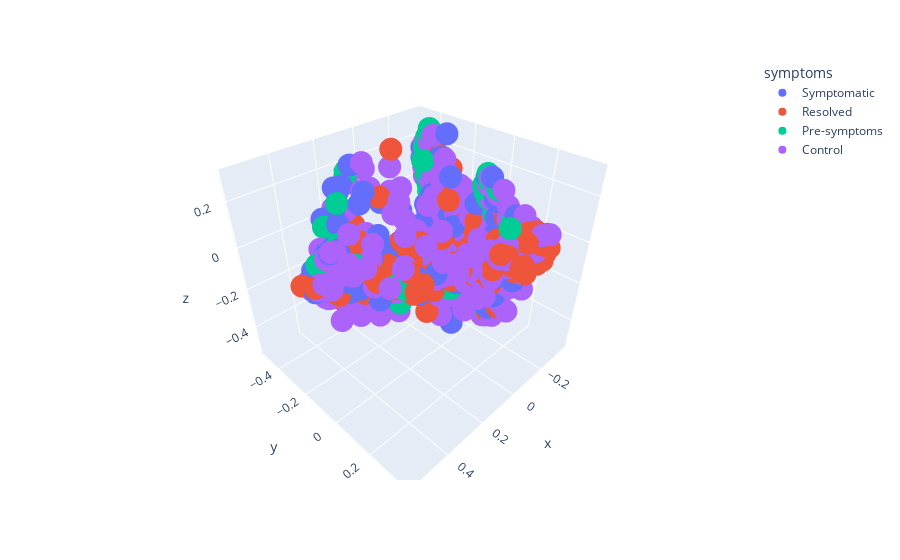

The cell this chart's notebook holds for it:
### Code cell
PCoA_samples_df = PCoA.samples
dims = PCoA_samples_df.shape[1]
i=1;j=2;k=6

PCoA_samples_df = PCoA.samples
dims = PCoA_samples_df.shape[1]
col='symptoms'
# col = 'record_id'

embedded_X = PCoA_samples_df.rename(columns={f"PC{i}":'x',f"PC{j}":'y',f"PC{k}":'z'})
plot_df = filtered_tt_df.merge(embedded_X,right_index=True,left_on=['sample_name'])
plot_df = plot_df[plot_df.record_id.isin(plot_df.record_id.unique().tolist())]
plot_df.record_id = plot_df.record_id.astype(str)
clean_df = plot_df[~plot_df[col].isna()].copy()

fig = px.scatter_3d(clean_df, x='x', y='y', z='z',color=col)
fig

### Figure 1 — Plotly figure (JSON) as saved in the notebook; plotly's stock layout.template omitted (floating-point values rounded to 4 significant figures; data arrays with more than 128 entries replaced by an {"elided": "..."} marker saying what was removed)
{"data": [{"hovertemplate": "symptoms=Symptomatic<br>x=%{x}<br>y=%{y}<br>z=%{z}<extra></extra>", "legendgroup": "Symptomatic", "marker": {"color": "#636efa", "symbol": "circle"}, "mode": "markers", "name": "Symptomatic", "scene": "scene", "showlegend": true, "type": "scatter3d", "x": {"elided": "206 float values"}, "y": {"elided": "206 float values"}, "z": {"elided": "206 float values"}}, {"hovertemplate": "symptoms=Resolved<br>x=%{x}<br>y=%{y}<br>z=%{z}<extra></extra>", "legendgroup": "Resolved", "marker": {"color": "#EF553B", "symbol": "circle"}, "mode": "markers", "name": "Resolved", "scene": "scene", "showlegend": true, "type": "scatter3d", "x": {"elided": "246 float values"}, "y": {"elided": "246 float values"}, "z": {"elided": "246 float values"}}, {"hovertemplate": "symptoms=Pre-symptoms<br>x=%{x}<br>y=%{y}<br>z=%{z}<extra></extra>", "legendgroup": "Pre-symptoms", "marker": {"color": "#00cc96", "symbol": "circle"}, "mode": "markers", "name": "Pre-symptoms", "scene": "scene", "showlegend": true, "type": "scatter3d", "x": [-0.3134, 0.1632, -0.3371, 0.2644, -0.1395, 0.435, 0.4975, 0.4203, 0.51, -0.1383, 0.3096, -0.01152, -0.0792, 0.1679, 0.3248, 0.08121, -0.1288, -0.1001, -0.1011, -0.2502, -0.3301, -0.3186, 0.2905, -0.1991, -0.09877, -0.1619, -0.1779, -0.2608, -0.3263, -0.08523, -0.2851, -0.3191, -0.2815, -0.3137, -0.1241, -0.1752, -0.3065, -0.3186, -0.1022, -0.1035, -0.09749, -0.3124, -0.09414, -0.3118, -0.1162, -0.09565, -0.1125, -0.3395, -0.0938, -0.2789, -0.1058, -0.1097, -0.1591, -0.1775, 0.4969, 0.4213, -0.09732, -0.1826, -0.1516, -0.1898, -0.3278, -0.1559, -0.09586, 0.182, -0.1044, -0.343, 0.236, -0.09701, -0.1046, -0.1084, -0.299, -0.2984, 0.02264, 0.06251, -0.1148, -0.09636, -0.3074, -0.2951, -0.3261, -0.09937, -0.1489, -0.1143, -0.09352, -0.1779, -0.1222, -0.1046, 0.3238, 0.09378, -0.111, 0.3156], "y": [-0.3896, 0.04907, -0.4194, -0.4058, 0.1554, -0.008656, -0.1252, -0.04074, -0.132, 0.08441, 0.05641, 0.2775, 0.1583, 0.1744, 0.1023, -0.5055, 0.1686, 0.09824, 0.09861, -0.1087, -0.4266, -0.3998, -0.3982, -0.3208, 0.1113, 0.05086, 0.119, -0.1474, -0.343, 0.1043, -0.3958, -0.366, -0.3638, -0.3966, 0.1419, 0.09033, -0.3745, -0.3306, 0.1208, 0.08491, 0.2339, -0.3982, 0.08476, -0.4015, 0.1947, 0.1148, 0.2365, -0.4466, 0.1242, -0.2745, 0.2115, 0.1723, 0.1413, 0.07126, -0.1594, -0.09525, 0.09036, -0.02983, 0.06494, -0.05809, -0.4231, 0.1215, 0.1134, -0.06081, 0.08132, -0.46, -0.3692, 0.1519, 0.2237, 0.2638, -0.3741, -0.3739, 0.1155, -0.1133, 0.2275, 0.1084, -0.3865, -0.3583, -0.392, 0.0936, 0.1468, 0.2627, 0.1002, 0.1198, 0.1914, 0.2228, -0.2625, -0.4913, 0.2269, 0.06932], "z": [0.2563, 0.07454, 0.2159, 0.01942, -0.2181, 0.008477, 0.03045, 0.07678, 0.07557, 0.006208, 0.005058, 0.1723, 0.1554, -0.04406, 0.000457, 0.1777, -0.1603, 0.2765, 0.2893, -0.2921, 0.2241, 0.273, 0.02335, 0.1809, 0.193, -0.2626, -0.2626, -0.3176, -0.1308, 0.2373, 0.1996, 0.05881, 0.02341, 0.04144, -0.1432, -0.3626, 0.2115, -0.1058, 0.1995, 0.23, 0.05625, 0.04367, 0.1332, 0.1953, 0.1183, 0.2651, 0.07061, 0.1625, 0.2355, -0.2109, 0.06388, 0.04103, -0.2179, -0.3789, -0.0188, 0.04631, 0.01019, -0.13, -0.009131, -0.1123, 0.04449, -0.01964, 0.2668, -0.1177, 0.2364, 0.1275, 0.12, 0.2457, 0.1588, 0.1061, 0.1324, 0.08718, -0.0911, -0.2033, 0.07754, 0.281, -0.02139, -0.06153, 0.2202, 0.2158, -0.1594, 0.06682, 0.2547, -0.2631, -0.04809, 0.08163, 0.01701, 0.1535, 0.07841, -0.08563]}, {"hovertemplate": "symptoms=Control<br>x=%{x}<br>y=%{y}<br>z=%{z}<extra></extra>", "legendgroup": "Control", "marker": {"color": "#ab63fa", "symbol": "circle"}, "mode": "markers", "name": "Control", "scene": "scene", "showlegend": true, "type": "scatter3d", "x": {"elided": "422 float values"}, "y": {"elided": "422 float values"}, "z": {"elided": "422 float values"}}], "layout": {"legend": {"title": {"text": "symptoms"}, "tracegroupgap": 0}, "margin": {"t": 60}, "scene": {"domain": {"x": [0, 1], "y": [0, 1]}, "xaxis": {"title": {"text": "x"}}, "yaxis": {"title": {"text": "y"}}, "zaxis": {"title": {"text": "z"}}}}}
